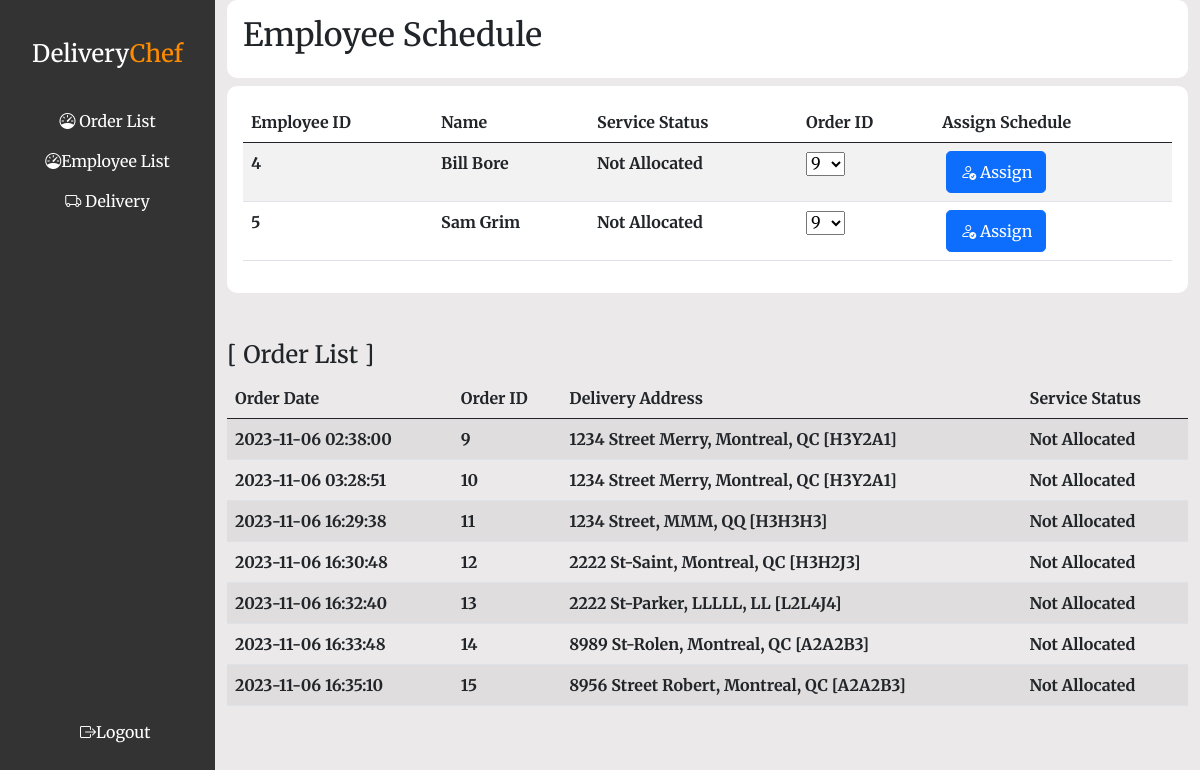
Page /emp_dashboard.php (signed in) on the committed database.
### tables this page shows
CREATE TABLE `emp_delivery` (
  `emp_id` int(11) NOT NULL,
  `emp_email` varchar(255) NOT NULL,
  `emp_pw` varchar(255) NOT NULL,
  `emp_fname` varchar(40) DEFAULT NULL,
  `emp_lname` varchar(40) DEFAULT NULL,
  `emp_phone` varchar(40) DEFAULT NULL,
  `status_id` int(11) NOT NULL
);

CREATE TABLE `orders` (
  `order_id` int(11) NOT NULL,
  `order_time` timestamp NOT NULL DEFAULT CURRENT_TIMESTAMP ON UPDATE CURRENT_TIMESTAMP,
  `user_id` int(11) NOT NULL,
  `name` varchar(100) DEFAULT NULL,
  `address` varchar(40) NOT NULL,
  `city` varchar(40) NOT NULL,
  `province` char(2) NOT NULL,
  `zip` varchar(10) NOT NULL,
  `phone` varchar(20) DEFAULT NULL,
  `status_id` int(11) NOT NULL
);

### dbConnect.php (called while the page is built, shortened)
<?php
$dbType = "mysql";
$dbServer = "localhost";
$dbName = "fsd10_victor";
$dbPort = "3304";
$dbCharset = "utf8";
$dbUsername = "fsduser";
$dbPassword = "myDBpw";
$dbDSN = "{$dbType}:host={$dbServer};dbname={$dbName};port={$dbPort};charset={$dbCharset}";
$db = new PDO($dbDSN, $dbUsername, $dbPassword);
$sqlStatus = "SELECT status_id, status_desc FROM service_sts ORDER BY status_id ASC";
$queryStatus = $db->query($sqlStatus);
$allStatus = $queryStatus->fetchAll(PDO::FETCH_KEY_PAIR);
?>

### emp_dashboard.php (the view, shortened to what this page needs)
<?php
  require "dbConnect.php";
  $sqlOrder = "SELECT * FROM orders WHERE status_id = 400";
  $queryOrder1 = $db->prepare($sqlOrder);
  $queryOrder1->execute();
  $sqlOrder2 = "SELECT order_id, status_id FROM orders WHERE status_id = 400";
  $queryOrder2 = $db->query($sqlOrder2);
  $resOrder = $queryOrder2->fetchAll(PDO::FETCH_KEY_PAIR);
  $sqlEmp = "SELECT * FROM emp_delivery WHERE status_id = 400";
  $queryEmp = $db->prepare($sqlEmp);
  $empList = $queryEmp->execute();
?>
<!DOCTYPE html>
<html lang="en">
<head>
  <link rel="stylesheet" href="https://cdn.jsdelivr.net/npm/bootstrap@5.0.2/dist/css/bootstrap.min.css" />
  <link rel="stylesheet" href="https://cdn.jsdelivr.net/npm/bootstrap-icons@1.11.1/font/bootstrap-icons.css" />
  <link rel="stylesheet" type="text/css" href="./css/admin.css" />
</head>
<body>
  <div class="main-container d-flex">
    <div class="sidebar p-4 text-center" id="side_nav">
      <div class="side-header px-2 pt-3 pb-4">
        <h1 class="fs-4"><a class="text-white text-decoration-none" href="index.php">Delivery<span>Chef</span></a></h1>
      </div>
      <?php if($_SESSION['role'] == 'admin'){ ?>
      <ul class="side-menu list-unstyled px-2">
        <li class="">
          <a href="admin_orders.php" class="text-white text-decoration-none py-2 d-block"><i class="bi bi-speedometer"></i> Order
            list</a>
        </li>
        <li class="">
          <a href="admin_employees.php" class="text-white text-decoration-none py-2 d-block"><i
              class="bi bi-speedometer"></i>Employee list</a>
        </li>
        <li>
          <a href="admin_delivery.php" class="text-white text-decoration-none py-2 d-block"><i class="bi bi-truck"></i> Delivery</a>
        </li>
        <?php } ?>
        <li class="side-links mb-2">
    <a href="logout.php" class="text-white text-decoration-none py-2 d-block logout mb-5">
      <i class="bi bi-box-arrow-right text-white"></i>Logout
    </a>
  </li>
      </ul>
    </div>
    <div class="container-fluid content-container">
      <div class="header-box">
        <div class="header-title p-3">
          <h2>Employee Schedule
          </h2>
        </div>
      </div>
      <?php if($_SESSION['role'] == 'admin'){ ?>
      <div class="card-container p-3 mt-2">
        <div class="table-container">
          <table class="table table-striped table-responsive">
            <thead>
              <tr>
                <th scope="col">Employee ID</th>
                <th scope="col">Name</th>
                <th scope="col">Service Status</th>
                <th scope="col">Order ID</th>
                <th scope="col">Assign Schedule</th>
              </tr>
            </thead>
            <tbody>
              <?php while($r_emp = $queryEmp->fetch()){ ?>
              <tr>
                <form method="POST" action="emp_dashboard.php">
                  <th><?=$r_emp['emp_id'] ;?>
                  </th>
                  <th><?=$r_emp['emp_fname'] . " " . $r_emp['emp_lname']; ?></th>
                  <th>
                    <?php foreach($allStatus as $sts_id => $sts_desc){
                  if($sts_id == $r_emp['status_id']){echo $sts_desc;}
                } ?>
                  </th>
                  <th>
                    <select name="orderId">
                      <?php foreach($resOrder as $id => $status ){ ?>
                      <option value="<?=$id; ?>"><?=$id ;?></option>
                      <?php } ?>
                    </select>
                  </th>
                  <th>
                    <button type='submit' class="btn btn-primary text-white text-decoration-none update-delete p-2 mx-1 rounded-3" name="adminUpdate"
                      value="adminUpdate"><i class="bi bi-person-check"></i>
                      Assign</button>
                  </th>
                </form>
              </tr>
              <?php } ?>
            </tbody>
          </table>
        </div>
      </div>
      <div class="table-container">
        <table class="table table-striped table-responsive">
          <thead>
            <br><br>
            <tr>
              <h4>
                [ Order List ]
              </h4>
            </tr>
          </thead>
          <thead>
            <tr>
              <th scope="col">Order Date</th>
              <th scope="col">Order ID</th>
              <th scope="col">Delivery Address</th>
              <th scope="col">Service Status</th>
            </tr>
          </thead>
          <tbody>
            <?php while($r1 = $queryOrder1->fetch()){ ?>
            <tr>
              <th><?=$r1['order_time'];?></th>
              <th><?=$r1['order_id'];?></th>
              <th><?=$r1['address'] . ", " . $r1['city'] . ", " . $r1['province'] . " [" . $r1['zip'] . "] ";?></th>
              <th><?php foreach($allStatus as $sts_id => $sts_desc){
              if($r1['status_id'] == $sts_id){
                echo $sts_desc;
              }
            } ?></th>
              <?php } ?>
          </tbody>
        </table>
      </div>
      <?php } ?>
    </div>
</body>
</html>

### css/admin.css (style rules this page uses)
* { margin: 0; padding: 0; font-family: "Merriweather", serif; text-decoration: none; text-transform: capitalize; }
.sidebar { position: sticky; top: 0; bottom: 0; left: 0; background-color: #333; height: 100vh; width: 250px; transition: all 0.5s linear; color: #fff; }
.side-links { padding: 10px 0; transition: background-color 0.2s; }
.side-links a, .side-links i { color: #fff; text-decoration: none; }
.side-header span { color: darkorange; }
.logout { position: absolute; left: 80px; bottom: 0; }
.content-container { background-color: #ebe9e9; }
.header-box { background-color: #fff; border-radius: 10px; }
.card-container { background: #fff; border-radius: 10px; }
.table-container { width: 100%; }
.update-delete { width: 100px; }

### rows in the picture
emp_delivery: emp_id "4", emp_fname "Bill", emp_lname "Bore", sts_desc "Not Allocated"
emp_delivery: emp_id "5", emp_fname "Sam", emp_lname "Grim", sts_desc "Not Allocated"
orders: order_time "2023-11-06 02:38:00", order_id "9", address "1234 Street Merry", city "Montreal", province "QC", zip "H3Y2A1", sts_desc "Not Allocated"
orders: order_time "2023-11-06 03:28:51", order_id "10", address "1234 Street Merry", city "Montreal", province "QC", zip "H3Y2A1", sts_desc "Not Allocated"
orders: order_time "2023-11-06 16:29:38", order_id "11", address "1234 Street", city "MMM", province "QQ", zip "H3H3H3", sts_desc "Not Allocated"
orders: order_time "2023-11-06 16:30:48", order_id "12", address "2222 St-Saint", city "Montreal", province "QC", zip "H3H2J3", sts_desc "Not Allocated"
orders: order_time "2023-11-06 16:32:40", order_id "13", address "2222 St-Parker", city "LLLLL", province "LL", zip "L2L4J4", sts_desc "Not Allocated"
orders: order_time "2023-11-06 16:33:48", order_id "14", address "8989 St-Rolen", city "Montreal", province "QC", zip "A2A2B3", sts_desc "Not Allocated"
orders: order_time "2023-11-06 16:35:10", order_id "15", address "8956 Street Robert", city "Montreal", province "QC", zip "A2A2B3", sts_desc "Not Allocated"

### other values in the picture
form field orderId "9"
